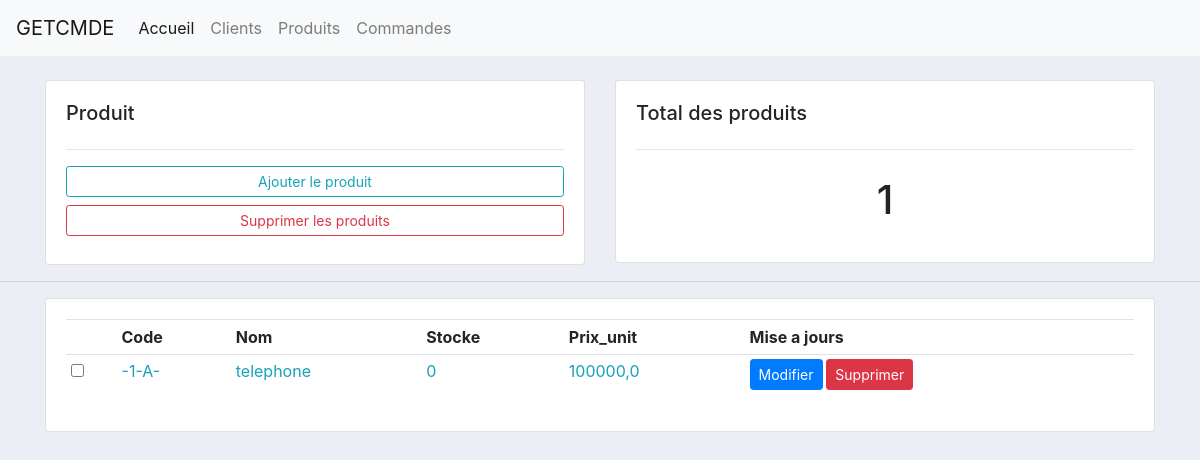
Page /list_produit on the earlier database version.
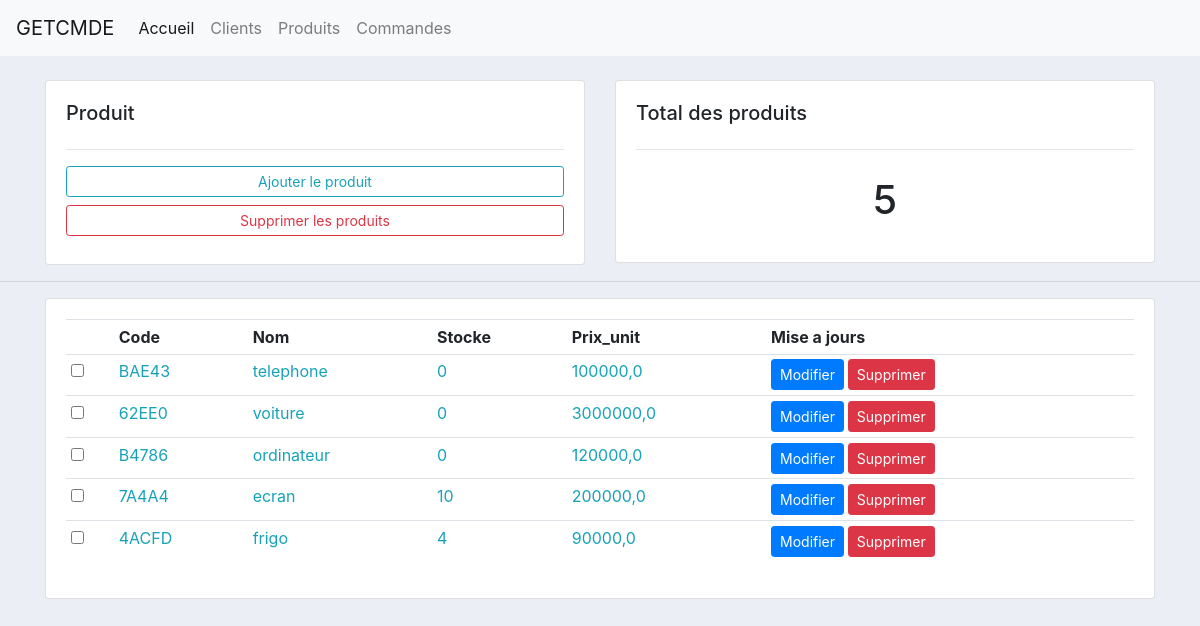
Same page on the later database version.
### app_produit/models.py (models this page shows, shortened)
class Produit(models.Model):
    code = models.CharField(max_length=100, blank=True)
    nom = models.CharField(max_length=100)
    stock = models.IntegerField(default=0)
    prix = models.FloatField()
    tag = models.ManyToManyField(Tag)

### app_produit/views.py (the view)
# urls.py: path('list_produit',views.list_produit,name='list-produit'),
def list_produit(request):
    produit = Produit.objects.all()
    produit_total = produit.count()
    context = {
        'produit':produit,
        'produit_total':produit_total
    }
    return render(request,'app_produit/list_produit.html',context)

### templates/app_produit/list_produit.html (shortened to what this page needs)
{% extends 'main/base.html' %}
{% load static %}
{% block content %}
<br>
<div class="container">
    <div class="row">
        <div class="col-md">
            <div class="card card-body">
                <h5>Produit</h5>
                <hr>
                <a href="{% url 'ajout-produit' %}" class="btn btn-outline-info btn-sm btn-block">Ajouter le produit</a>
                <a href="" class="btn btn-outline-danger btn-sm btn-block mb-2">Supprimer les produits</a>
            </div>
        </div>
        <div class="col-md">
            <div class="card card-body">
                <h5>Total des produits</h5>
                <hr>
                <h1 class="text-center" style="padding: 10px;">{{produit_total}}</h1>
            </div>
        </div>
    </div>
</div>
<hr>
<div class="container">
    <div class="card card-body">
        <table class="table table-sm">
            <tr>
                <th></th>
                <th>Code</th>
                <th>Nom</th>
                <th>Stocke</th>
                <th>Prix_unit</th>
                <th>Mise a jours</th>
            </tr>
            {% for pr in produit %}
            <tr>
                <td><input type="checkbox"></td>
                <td class="text-info">{{pr.code}}</td>
                <td class="text-info">{{pr.nom}}</td>
                <td class="text-info">{{pr.stock}}</td>
                <td class="text-info">{{pr.prix}}</td>
                <th><a href="" class="btn btn-primary btn-sm">Modifier</a> <a href="" class="btn btn-danger btn-sm">Supprimer</a></th>
            </tr>
            {% endfor %}
        </table>
    </div>
</div>
{% endblock %}

Differences in the rows shown:
changed Produit "telephone": code "-1-A-" → "BAE43"
added Produit: code "62EE0", nom "voiture", stock "0", prix "3000000,0"
added Produit: code "B4786", nom "ordinateur", stock "0", prix "120000,0"
added Produit: code "7A4A4", nom "ecran", stock "10", prix "200000,0"
added Produit: code "4ACFD", nom "frigo", stock "4", prix "90000,0"
Other differences:
{{ produit_total }}: "1" → "5"
